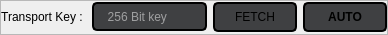
                        <widget class="QFrame" name="frame_37">
                         <property name="maximumSize">
                          <size>
                           <width>16777215</width>
                           <height>35</height>
                          </size>
                         </property>
                         <property name="styleSheet">
                          <string notr="true"/>
                         </property>
                         <property name="frameShape">
                          <enum>QFrame::StyledPanel</enum>
                         </property>
                         <property name="frameShadow">
                          <enum>QFrame::Raised</enum>
                         </property>
                         <layout class="QGridLayout" name="gridLayout_32">
                          <property name="leftMargin">
                           <number>0</number>
                          </property>
                          <property name="topMargin">
                           <number>0</number>
                          </property>
                          <property name="rightMargin">
                           <number>0</number>
                          </property>
                          <property name="bottomMargin">
                           <number>0</number>
                          </property>
                          <property name="verticalSpacing">
                           <number>0</number>
                          </property>
                          <item row="0" column="3">
                           <widget class="QPushButton" name="k4_key_auto">
                            <property name="font">
                             <font>
                              <family>Segoe UI</family>
                              <pointsize>9</pointsize>
                              <weight>75</weight>
                              <italic>false</italic>
                              <bold>true</bold>
                             </font>
                            </property>
                            <property name="cursor">
                             <cursorShape>PointingHandCursor</cursorShape>
                            </property>
                            <property name="styleSheet">
                             <string notr="true">QPushButton{background-color: rgba(63,64,66,255);
font: 600 9pt &quot;Segoe UI&quot;;
height:26px;
width:80px;
border-radius:5px;border:2px solid black;
}
QPushButton:hover{

background-color:rgba(32,33,36,255);
}</string>
                            </property>
                            <property name="text">
                             <string>AUTO</string>
                            </property>
                            <property name="iconSize">
                             <size>
                              <width>7</width>
                              <height>16</height>
                             </size>
                            </property>
                           </widget>
                          </item>
                          <item row="0" column="0">
                           <widget class="QLabel" name="k4_key">
                            <property name="text">
                             <string>Transport Key : </string>
                            </property>
                            <property name="alignment">
                             <set>Qt::AlignRight|Qt::AlignTrailing|Qt::AlignVCenter</set>
                            </property>
                           </widget>
                          </item>
                          <item row="0" column="1">
                           <widget class="QLineEdit" name="k4_key_text">
                            <property name="contextMenuPolicy">
                             <enum>Qt::NoContextMenu</enum>
                            </property>
                            <property name="toolTip">
                             <string>Encryption Key</string>
                            </property>
                            <property name="styleSheet">
                             <string notr="true">QLineEdit{
background-color: rgba(63,64,66,255);
border:2px solid black;
height:25px;
border-radius:5px;
color:white;
padding-left:5px;
}
QLineEdit:focus {
 background-color: rgba(63,64,66,255);

border:2px solid black;
}
QLineEdit:hover{
border:2px solid black;
}
</string>
                            </property>
                            <property name="maxLength">
                             <number>64</number>
                            </property>
                            <property name="frame">
                             <bool>false</bool>
                            </property>
                            <property name="echoMode">
                             <enum>QLineEdit::Password</enum>
                            </property>
                            <property name="readOnly">
                             <bool>true</bool>
                            </property>
                            <property name="placeholderText">
                             <string>  256 Bit key</string>
                            </property>
                            <property name="clearButtonEnabled">
                             <bool>true</bool>
                            </property>
                           </widget>
                          </item>
                          <item row="0" column="2">
                           <widget class="QPushButton" name="k4_key_fetch">
                            <property name="cursor">
                             <cursorShape>PointingHandCursor</cursorShape>
                            </property>
                            <property name="styleSheet">
                             <string notr="true">QPushButton{background-color: rgba(63,64,66,255);
font: 600 9pt &quot;Segoe UI&quot;;
height:26px;
width:80px;
border-radius:5px;border:2px solid black;
}
QPushButton:hover{

background-color:rgba(32,33,36,255);
}</string>
                            </property>
                            <property name="text">
                             <string>FETCH</string>
                            </property>
                           </widget>
                          </item>
                         </layout>
                        </widget>
